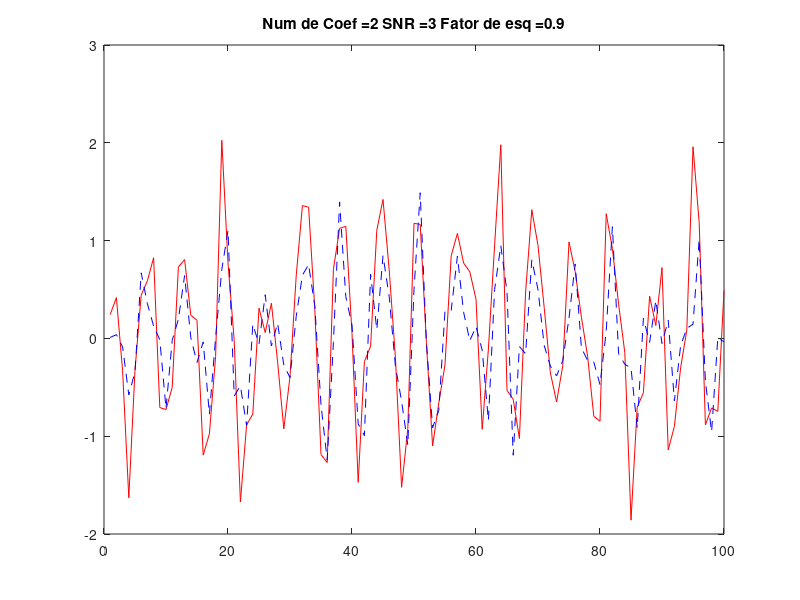
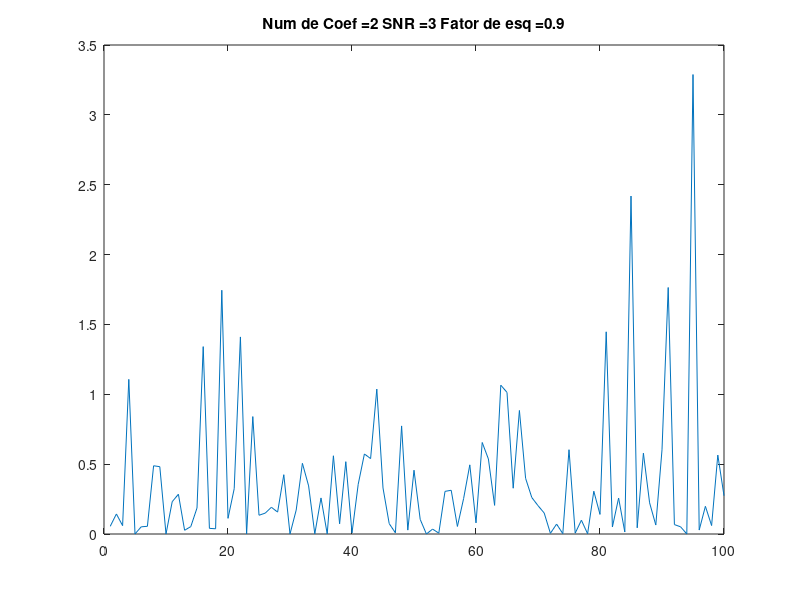
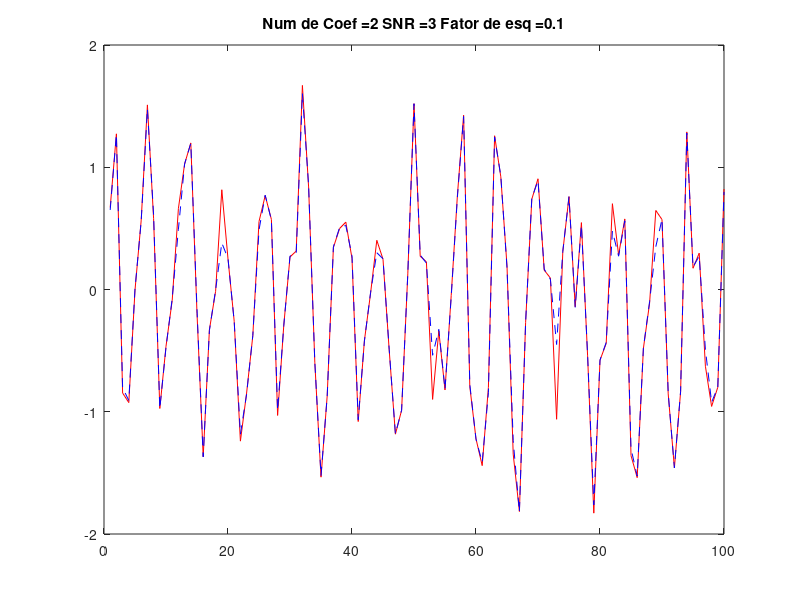
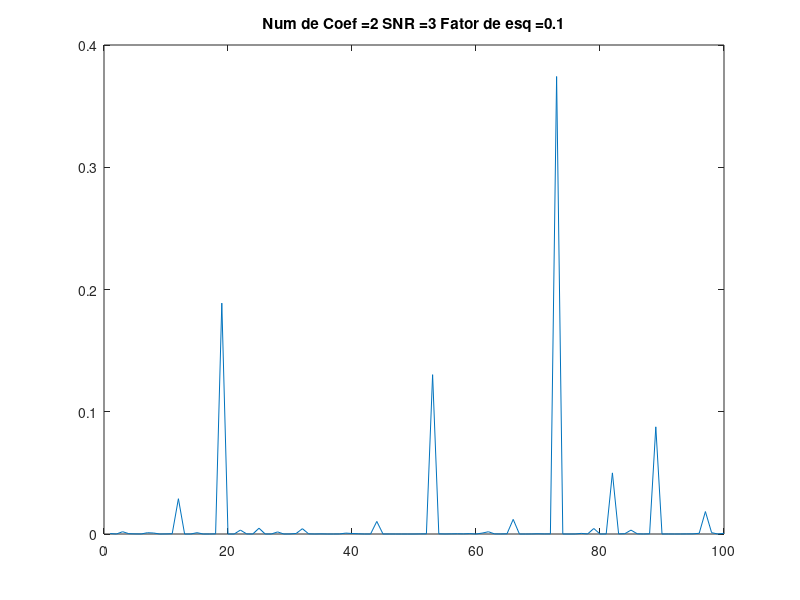

Write the MATLAB code that produced these figures, in order.
clear, clc, close all;

num_ite = 100;
num_taps = [2 3];
signal = sin((1:num_ite+1))';
SNR = [3 1000];

lambda =  [0.90 0.1];
%lambda = 0.5;
%SNR = 30;
%num_taps= 3;
idx = 1;
for i = 1:length(num_taps)
    for j = 1:length(SNR)
        for l = 1:length(lambda)
            n_var = var(signal) * 10^(-SNR(j)/10);
            
            %ruido deve ser complexo e a variancia divida para cada parte (real/imag)
            noise = sqrt(n_var)*(randn(num_ite+1, 1));
            % transposte deve ser usada no lugar do hermitiano
            
            input = signal + noise; % sinal desejado na entrada do equalizador + ruido
            
            delta = 1/var(input);
            
            sd = delta*eye(num_taps(i));
            pd = zeros(num_taps(i), 1);
            
            x = zeros(num_taps(i), 1);
            err_vec = zeros(num_ite, 1);
            y = zeros(num_ite, 1);
            
            for k = 1:num_ite
                d = input(k+1);
                if (k < num_taps(i))
                    x = [input(k); x(1:end-1)];
                else
                    x = input(k:-1:k-num_taps(i)+1);
                end
                sd = 1/lambda(l)*(sd - (sd*x*x'*sd)/(lambda(l) + x'*sd*x));
                
                pd = lambda(l)*pd + d*x;
                
                w = sd*pd;
                
                y(k) = w'*x;
                err_vec(k) = d - y(k);
            end
            
            figure(idx)
            plot(input(2:end), 'r');
            title(['Num de Coef =' num2str(num_taps(i)) ' SNR =' num2str(SNR(j)) ' Fator de esq =' num2str(lambda(l))]);
            hold on;
            plot(y, 'b--');
            hold off
            
            idx = idx+1;
            
            figure(idx)
            plot(err_vec.^2);
            title(['Num de Coef =' num2str(num_taps(i)) ' SNR =' num2str(SNR(j)) ' Fator de esq =' num2str(lambda(l))]);
            idx = idx+1;
            
            clear w;
        end
    end
end